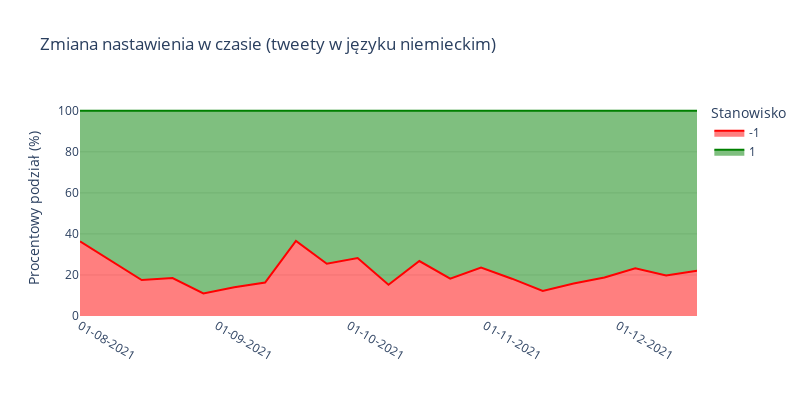

Here is the notebook cell this chart was saved with:
### Code cell
plot_area(weeks_extreme_de, 'Zmiana nastawienia w czasie (tweety w języku niemieckim)', './figures/stance_over_time_tweets_de.pdf')

### Figure 1 — Plotly figure (JSON) as saved in the notebook; plotly's stock layout.template omitted (floating-point values rounded to 4 significant figures)
{"data": [{"fillpattern": {"shape": ""}, "hovertemplate": "Stanowisko=-1<br>=%{x}<br>Procentowy podział (%)=%{y}<extra></extra>", "legendgroup": "-1", "line": {"color": "red"}, "marker": {"symbol": "circle"}, "mode": "lines", "name": "-1", "orientation": "v", "showlegend": true, "stackgroup": "1", "type": "scatter", "x": ["2021-08-01T00:00:00", "2021-08-08T00:00:00", "2021-08-15T00:00:00", "2021-08-22T00:00:00", "2021-08-29T00:00:00", "2021-09-05T00:00:00", "2021-09-12T00:00:00", "2021-09-19T00:00:00", "2021-09-26T00:00:00", "2021-10-03T00:00:00", "2021-10-10T00:00:00", "2021-10-17T00:00:00", "2021-10-24T00:00:00", "2021-10-31T00:00:00", "2021-11-07T00:00:00", "2021-11-14T00:00:00", "2021-11-21T00:00:00", "2021-11-28T00:00:00", "2021-12-05T00:00:00", "2021-12-12T00:00:00", "2021-12-19T00:00:00"], "xaxis": "x", "y": [36.36, 26.76, 17.5, 18.51, 10.96, 14.01, 16.3, 36.62, 25.45, 28.26, 15.22, 26.79, 18.18, 23.6, 18.18, 12.25, 15.82, 18.75, 23.28, 19.78, 22], "yaxis": "y"}, {"fillpattern": {"shape": ""}, "hovertemplate": "Stanowisko=1<br>=%{x}<br>Procentowy podział (%)=%{y}<extra></extra>", "legendgroup": "1", "line": {"color": "green"}, "marker": {"symbol": "circle"}, "mode": "lines", "name": "1", "orientation": "v", "showlegend": true, "stackgroup": "1", "type": "scatter", "x": ["2021-08-01T00:00:00", "2021-08-08T00:00:00", "2021-08-15T00:00:00", "2021-08-22T00:00:00", "2021-08-29T00:00:00", "2021-09-05T00:00:00", "2021-09-12T00:00:00", "2021-09-19T00:00:00", "2021-09-26T00:00:00", "2021-10-03T00:00:00", "2021-10-10T00:00:00", "2021-10-17T00:00:00", "2021-10-24T00:00:00", "2021-10-31T00:00:00", "2021-11-07T00:00:00", "2021-11-14T00:00:00", "2021-11-21T00:00:00", "2021-11-28T00:00:00", "2021-12-05T00:00:00", "2021-12-12T00:00:00", "2021-12-19T00:00:00"], "xaxis": "x", "y": [63.64, 73.24, 82.5, 81.49, 89.04, 85.99, 83.7, 63.38, 74.55, 71.74, 84.78, 73.21, 81.82, 76.4, 81.82, 87.75, 84.18, 81.25, 76.72, 80.22, 78], "yaxis": "y"}], "layout": {"height": 400, "legend": {"bgcolor": "rgba(0, 0, 0, 0)", "title": {"text": "Stanowisko"}, "tracegroupgap": 0}, "plot_bgcolor": "rgba(0, 0, 0, 0)", "title": {"text": "Zmiana nastawienia w czasie (tweety w języku niemieckim)"}, "width": 800, "xaxis": {"anchor": "y", "domain": [0, 1], "showgrid": false, "tickangle": 30, "tickformat": "%d-%m-%Y", "title": {"text": ""}}, "yaxis": {"anchor": "x", "domain": [0, 1], "gridcolor": "rgba(0, 0, 0, 0.1)", "showgrid": true, "title": {"text": "Procentowy podział (%)"}}}}
